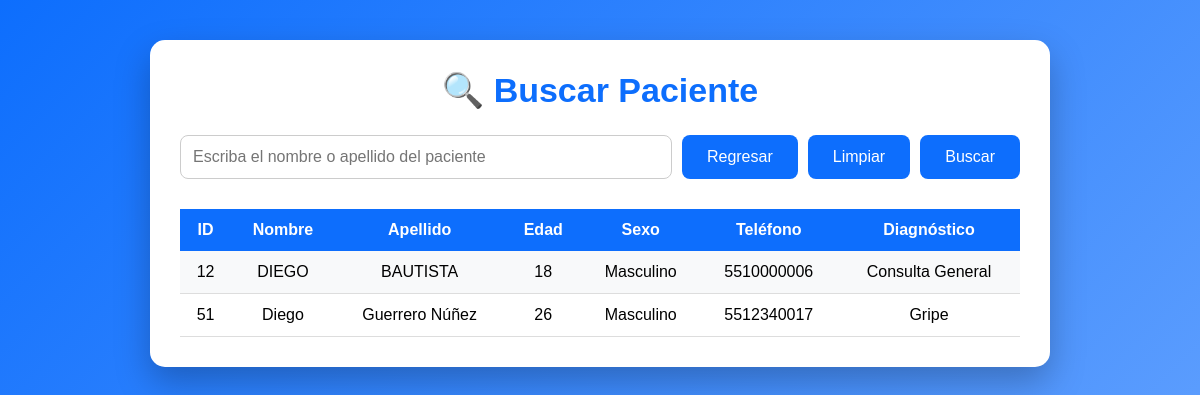
/pacientes/buscar.php?buscar=DIEGO, run on the app's committed database.
### tables this page shows
CREATE TABLE IF NOT EXISTS `pacientes` (
  `id_paciente` int NOT NULL AUTO_INCREMENT,
  `nombre` varchar(100) NOT NULL,
  `apellido` varchar(100) NOT NULL,
  `edad` int NOT NULL,
  `sexo` varchar(15) NOT NULL,
  `telefono` varchar(100) NOT NULL,
  `direccion` varchar(120) NOT NULL,
  `diagnostico` varchar(120) NOT NULL,
  `fecha_ingreso` date NOT NULL,
  PRIMARY KEY (`id_paciente`)
);

### pacientes/buscar.php (the view, shortened to what this page needs)
<?php
include("../config/conexion.php");
?>
<!DOCTYPE html>
<html lang="es">
<head>
</head>
<body>
<div class="contenedor">
<h2>🔍 Buscar Paciente</h2>
<form method="GET">
<input
type="text"
name="buscar"
placeholder="Escriba el nombre o apellido del paciente"
required>
<button type="button" onclick="window.location.href='listar.php'">
Regresar
</button>
<button type="button" onclick="window.location.href='buscar.php'">
Limpiar
</button>
<button type="submit">
Buscar
</button>
</form>
<?php
if(isset($_GET['buscar'])){
$buscar=$_GET['buscar'];
$sql="SELECT * FROM pacientes
WHERE nombre LIKE '%$buscar%'
OR apellido LIKE '%$buscar%'";
$resultado=$conn->query($sql);
if($resultado->num_rows>0){
echo "<table>";
echo "<tr>
<th>ID</th>
<th>Nombre</th>
<th>Apellido</th>
<th>Edad</th>
<th>Sexo</th>
<th>Teléfono</th>
<th>Diagnóstico</th>
</tr>";
while($fila=$resultado->fetch_assoc()){
echo "<tr>";
echo "<td>".$fila['id_paciente']."</td>";
echo "<td>".$fila['nombre']."</td>";
echo "<td>".$fila['apellido']."</td>";
echo "<td>".$fila['edad']."</td>";
echo "<td>".$fila['sexo']."</td>";
echo "<td>".$fila['telefono']."</td>";
echo "<td>".$fila['diagnostico']."</td>";
echo "</tr>";
}
echo "</table>";
}else{
echo "<p class='sinResultados'>No se encontraron pacientes.</p>";
}
}
?>
</div>
</body>
</html>

### pacientes/buscar.php (style rules this page uses)
* { margin:0; padding:0; box-sizing:border-box; font-family:Arial, Helvetica, sans-serif; }
body { background:linear-gradient(135deg,#0d6efd,#6ea8fe); min-height:100vh; display:flex; justify-content:center; align-items:flex-start; padding:40px; }
.contenedor { width:900px; background:white; padding:30px; border-radius:15px; box-shadow:0 15px 35px rgba(0,0,0,.25); }
h2 { text-align:center; color:#0d6efd; margin-bottom:25px; font-size:34px; }
form { display:flex; gap:10px; margin-bottom:30px; }
input { flex:1; padding:12px; border:1px solid #ccc; border-radius:8px; font-size:16px; }
button { background:#0d6efd; color:white; border:none; padding:12px 25px; border-radius:8px; cursor:pointer; font-size:16px; transition:.3s; }
table { width:100%; border-collapse:collapse; }
th { background:#0d6efd; color:white; padding:12px; }
td { padding:12px; border-bottom:1px solid #ddd; text-align:center; }
tr:nth-child(even) { background:#f8f9fa; }

### data on the page
pacientes: id_paciente "12", nombre "DIEGO", apellido "BAUTISTA", edad "18", sexo "Masculino", telefono "5510000006", diagnostico "Consulta General"
pacientes: id_paciente "51", nombre "Diego", apellido "Guerrero Núñez", edad "26", sexo "Masculino", telefono "5512340017", diagnostico "Gripe"
